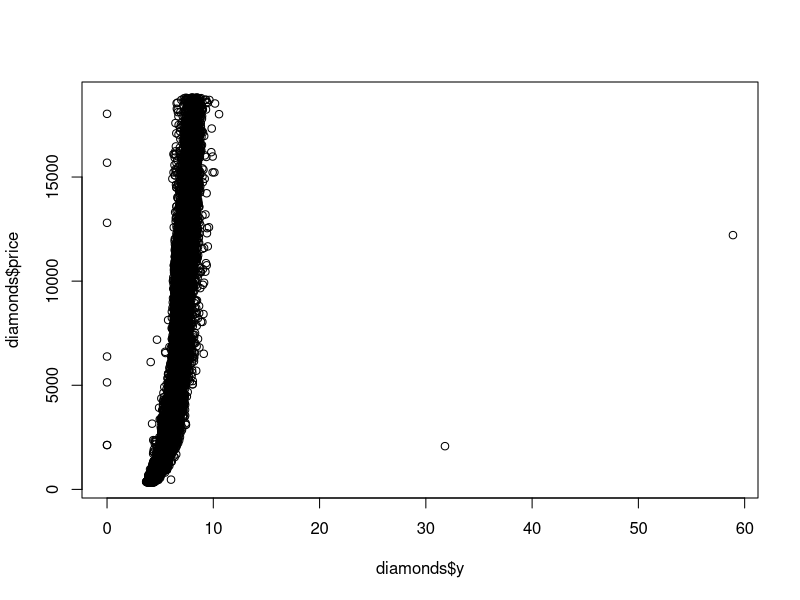
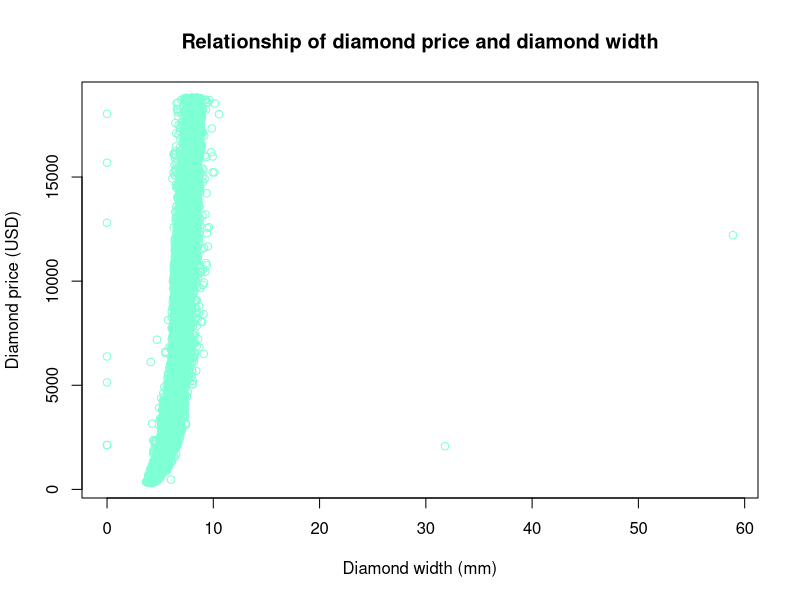

These figures' R source, in order:
# 1.

library(ggplot2)
data(diamonds)
head(diamonds, n = 3)


# 2.

plot(x = diamonds$y, diamonds$price)


# 3.

plot(x = diamonds$y, diamonds$price,
     main = "Relationship of diamond price and diamond width", #Chart title
     xlab = "Diamond width (mm)",                              #x-axis label
     ylab = "Diamond price (USD)",                             #y-axis label
     col  = "aquamarine")                                      #color of plot